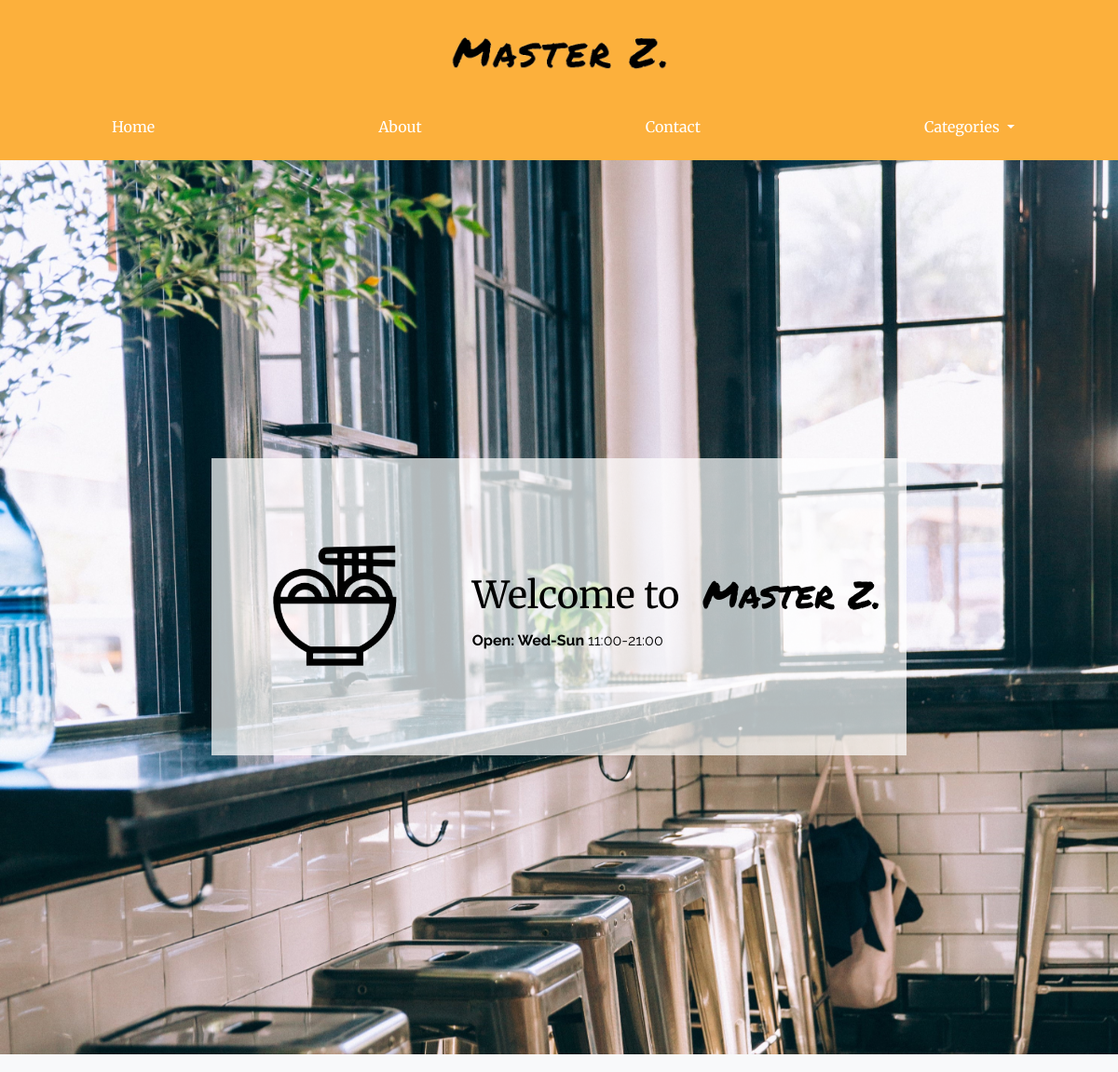
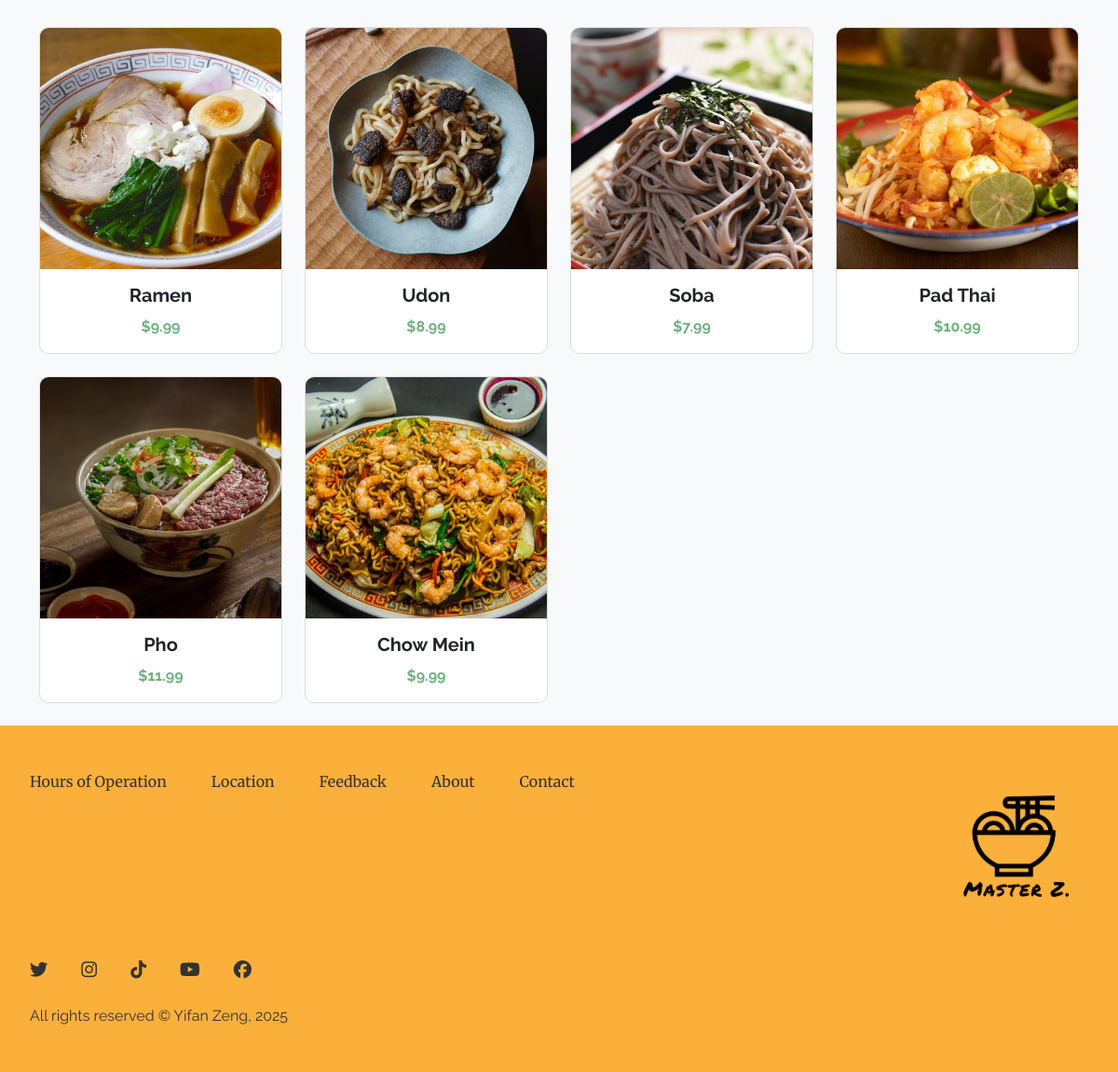
The app's page /index.php?prod_code=NOO with its own data (2 pictures, top to bottom).
### tables this page shows
CREATE TABLE IF NOT EXISTS `products` (
  `products_id` int UNSIGNED NOT NULL AUTO_INCREMENT,
  `prod_img` varchar(200) NOT NULL,
  `prod_code` varchar(50) NOT NULL,
  `prod_name` varchar(100) NOT NULL,
  `prod_price` decimal(5,2) NOT NULL,
  PRIMARY KEY (`products_id`)
);

### web-service/get-data.php (called while the page is built)
<?php
$q = 'SELECT prod_name, prod_img, prod_price, prod_code FROM products';
if (isset($_GET['prod_code']) && in_array($_GET['prod_code'], ['APP', 'NOO', 'BEV'])) {
    $q .= " WHERE prod_code = :prod_code";
    $results = $pdo->prepare($q);
    $results->execute([':prod_code' => $_GET['prod_code']]);
} else {
    $results = $pdo->query($q);
}
$products = $results->fetchAll(PDO::FETCH_ASSOC);
?>

### index.php (the view, shortened to what this page needs)
<?php
include 'connection/connect.php';
include 'web-service/get-data.php';
?>
<!doctype html>
<html lang="en">
  <head>
    <?php include 'includes/styles.php' ?>
  </head>
  <body>
    <div id="override">
      <?php include 'includes/navigation.php' ?>
      <?php include 'includes/masthead.php' ?>
      <div class="container mt-5">
        <div class="row">
        <?php
          if (!empty($products)) {
              foreach ($products as $product) {
                  echo '<div class="col-lg-3 col-md-6 mb-4">';
                  echo '  <div class="card h-100 product-card">';
                  echo '    <img src="img/' . ($product['prod_img']) . '" class="card-img-top" alt="' . ($product['prod_name']) . '">';
                  echo '    <div class="card-body">';
                  echo '      <h5 class="card-title">' . ($product['prod_name']) . '</h5>';
                  echo '      <p class="card-text  fw-bold">$' . number_format($product['prod_price'], 2) . '</p>';
                  echo '    </div>';
                  echo '  </div>';
                  echo '</div>';
              }
          } else {
              echo '<div class="col-12"><div class="alert alert-info">No products found.</div></div>';
          }
          ?>
        </div>
      </div>
      <?php include 'includes/footer.php' ?>
    </div>
  </body>
</html>

### css/main.css (style rules this page uses)
:root { --primary: #FCB03C; --secondary: #6FB07F; --accent: #FC5B3F; --neutral: #F4EDE8; --heading: "Merriweather", serif; --subheading: "Merriweather", serif; --text: "Raleway", sans-serif; --logo: "Permanent Marker", cursive; }
body { font-family: var(--text); background-color: #f8f9fa; color: #333; }
.card { border: 1px solid #ddd; border-radius: 10px; overflow: hidden; transition: transform 0.3s ease, box-shadow 0.3s ease; }
.card-img-top { width: 100%; height: auto; object-fit: cover; }
.card-body { padding: 1rem; text-align: center; }
.card-title { font-size: 1.25rem; font-weight: bold; margin-bottom: 10px; }
.card-text { font-size: 1rem; color: var(--secondary) !important; }

### records on screen
products: prod_img (picture), prod_name "Ramen", prod_price "9.99"
products: prod_img (picture), prod_name "Udon", prod_price "8.99"
products: prod_img (picture), prod_name "Soba", prod_price "7.99"
products: prod_img (picture), prod_name "Pad Thai", prod_price "10.99"
products: prod_img (picture), prod_name "Pho", prod_price "11.99"
products: prod_img (picture), prod_name "Chow Mein", prod_price "9.99"
